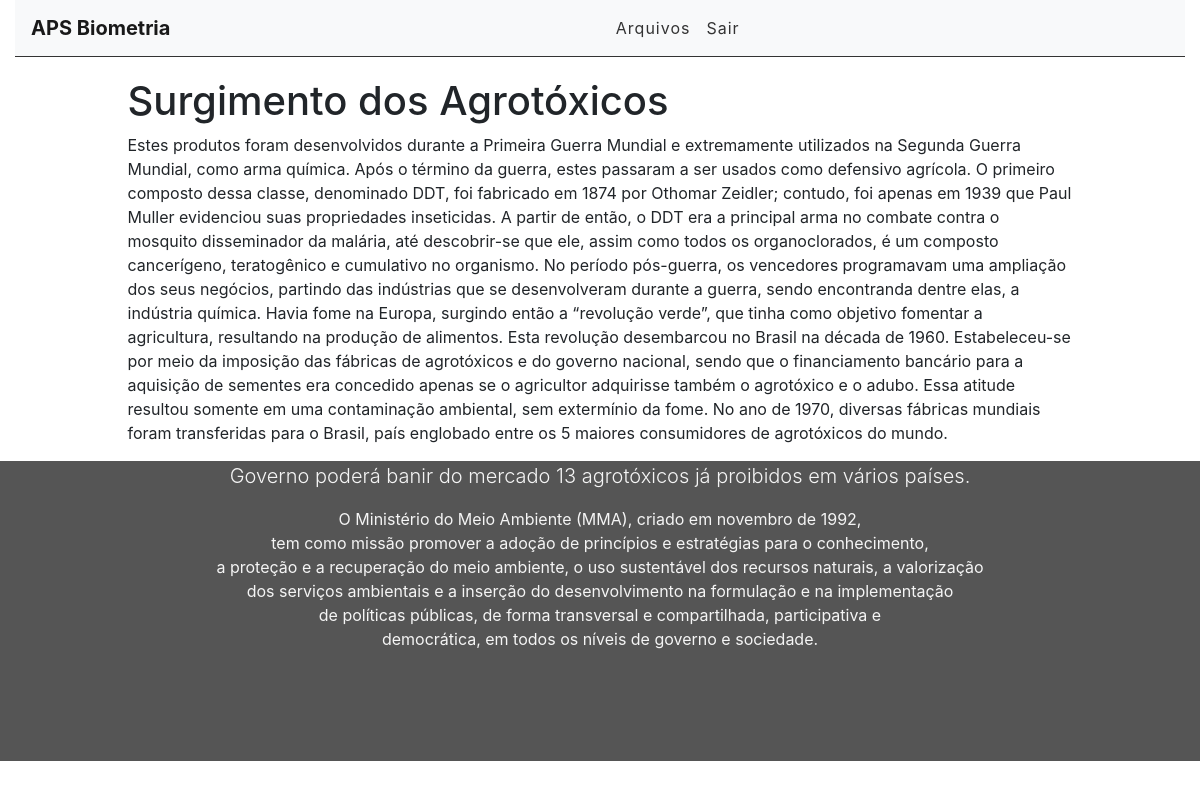
Page /arquivo/10 (signed in) on the committed database.
### arquivos/models.py (models this page shows, shortened)
class Arquivo(models.Model):
    STATUS = (
        ('rest', 'Restrito'),
        ('prot', 'Protegido'),
        ('publ', 'Publico')
    )
    title = models.CharField(max_length=255)
    descrição = models.TextField()
    categoria = models.CharField(
        max_length=4,
        choices=STATUS,
    )
    user = models.ForeignKey(get_user_model(), on_delete=models.CASCADE)
    created_at = models.DateTimeField(auto_now_add=True)
    update_at = models.DateTimeField(auto_now=True)

### arquivos/views.py (the view)
# urls.py: path('arquivo/<int:id>', views.arquivoView, name='arquivo-view'), # url's (rota) e nome da view
@login_required
def arquivoView(request,id): # retorna os dados do banco ou retorna erro
    arquivo = get_object_or_404(Arquivo, pk=id) # pega somente um objeto do banco e envia
    return render(request, 'arquivos/arquivo.html', {'arquivo': arquivo}) # envia dados para template

### arquivos/templates/arquivos/arquivo.html (shortened to what this page needs)
{% extends 'base.html' %}
{% block content %}
<div class="offset-1 col-10 list-div">
    <h1>{{arquivo.title}}</h1>
    <p>{{arquivo.descrição}}</p>
</div>
{% endblock%}

### rows in the picture
Arquivo: title "Surgimento dos Agrotóxicos", descrição "Estes produtos foram desenvolvidos durante a Primeira Guerra Mundial e extremamente utilizados na Segunda Guerra Mundial, como arma química. Após o término da guerra, estes passaram a ser usados como defensivo agrícola. O primeiro composto dessa classe, denominado DDT, foi fabricado em 1874 por Othomar Zeidler; contudo, foi apenas em 1939 que Paul Muller evidenciou suas propriedades inseticidas. A partir de então, o DDT era a principal arma no combate contra o mosquito disseminador da malária, até descobrir-se que ele, assim como todos os organoclorados, é um composto cancerígeno, teratogênico e cumulativo no organismo. No período pós-guerra, os vencedores programavam uma ampliação dos seus…"
